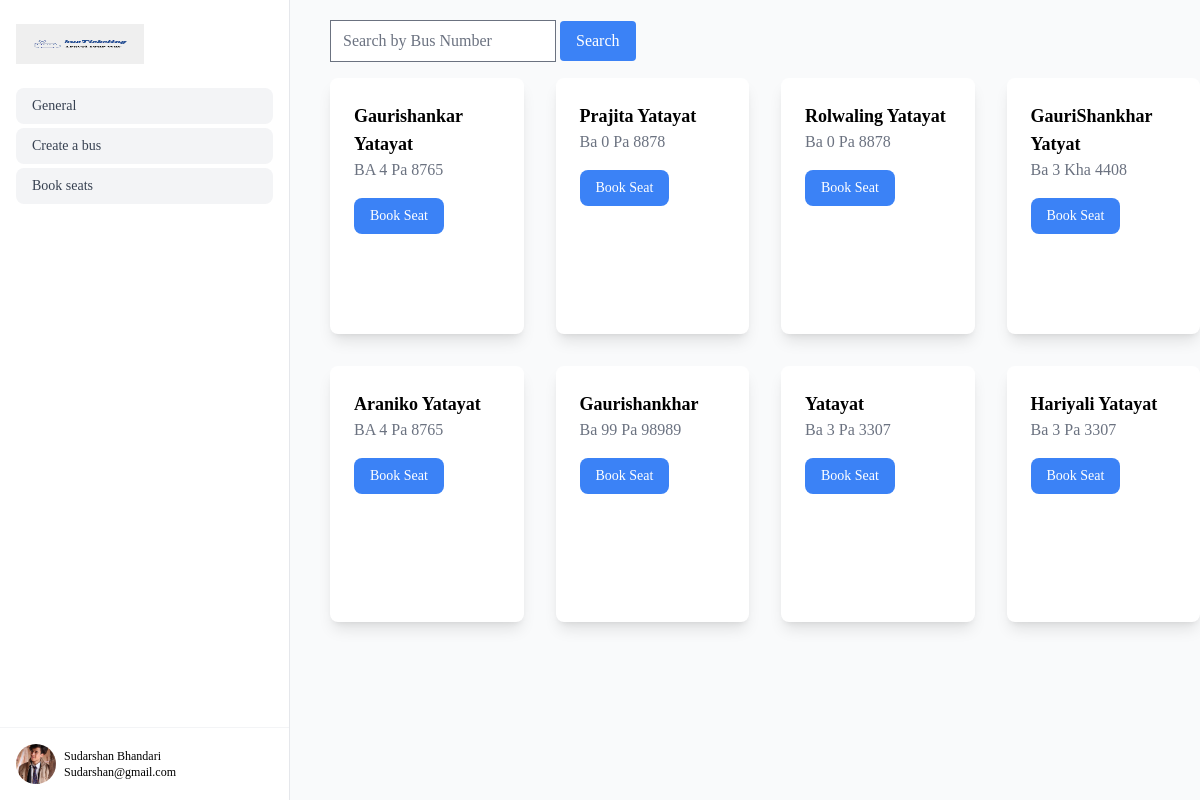
The page /seatbook/ on the database its author committed.
### Bus/models.py (models this page shows, shortened)
class Bus(models.Model):
    name = models.CharField(max_length=50)
    source = models.CharField(max_length=100)
    destination = models.CharField(max_length=100)
    travel_dates = models.DateField(_("Travel Dates"), auto_now=False, auto_now_add=False)
    features = models.TextField()
    image = models.ImageField(upload_to='')
    bus_number = models.CharField(max_length=50)
    price = models.DecimalField(max_digits=8, decimal_places=2)
    departure_time = models.TimeField()
    pickup_location = models.CharField(max_length=100)
    drop_location = models.CharField(max_length=100)
    operator_details = models.CharField(max_length=100)

### adminPage/views.py (the view)
# urls.py: path('seatbook/', views.seatBook, name='seatBook'),
def seatBook(request):
    busses = Bus.objects.all()
    if request.method == 'POST':
        selected_seats = request.POST.getlist('selected_seats')
    search_query = request.GET.get('bus_number')
    if search_query:
        busses = busses.filter(bus_number__icontains=search_query)
    return render(request, 'seatbook.html', {'busses': busses})

### adminPage/templates/seatbook.html
{% extends 'base_side.html' %}
{% block maincontent %}
<form method="GET" action="{% url 'adminPage:seatBook' %}">
  <input type="text" name="bus_number" placeholder="Search by Bus Number" class="mt-5">
  <button type="submit" class="px-4 py-2 bg-blue-500 text-white rounded hover:bg-blue-600">Search</button>
</form>
<div class="flex flex-wrap -mx-4">
  {% for bus in busses %}
  <div class="w-full sm:w-1/2 md:w-1/3 lg:w-1/4 xl:w-1/4 px-4 py-4">
    <div class="bg-white rounded-lg shadow-lg p-6 h-64">
      <h3 class="text-lg font-semibold">{{ bus.name }}</h3>
      <p class="text-gray-500">{{ bus.bus_number }}</p>
      <a href="{% url 'adminPage:bookSeat' pk=bus.pk %}">
        <button class="bg-blue-500 hover:bg-blue-600 text-white rounded-lg px-4 py-2 mt-4 text-sm font-medium">
          Book Seat
        </button>
      </a>
    </div>
  </div>
  {% endfor %}
</div>
{% endblock maincontent %}

### theme/templates/base_side.html
{% extends 'base.html' %}
{% block content %}
  <div class="flex">
    <div class="w-1/4">
      {% include 'sidebar.html' %}
    </div>
    <div class="w-3/4 ml-10">
      {% block maincontent %}
      {% endblock maincontent %}
    </div>
  </div>
{% endblock content %}

### theme/templates/base.html (shortened to what this page needs)
{% load static tailwind_tags %}
<!DOCTYPE html>
<html lang="en">
  <head>
    {% tailwind_css %}
  </head>
  <body class="bg-gray-50 font-serif leading-normal tracking-normal">
    {%block content%} {% endblock %}
  </body>
</html>

### theme/templates/sidebar.html
{% load static %}
<div class="flex h-screen flex-col justify-between border-e bg-white">
  <div class="px-4 py-6">
    <a href="/adminpage"
    class="grid h-10 w-32 place-content-center rounded-lg bg-gray-100 text-xs text-gray-600"
    >
    <img
    class="h-10 w-32"
    viewBox="0 0 118 24"
    fill="none"
    src="{% static 'logo.png' %}"
  >
    </a>
    <ul class="mt-6 space-y-1">
      <li>
        <a
          href="/adminpage"
          class="block rounded-lg bg-gray-100 px-4 py-2 text-sm font-medium text-gray-700"
        >
          General
        </a>
      </li>
      <li>
        <a
          href="{% url 'adminPage:createbus' %}"
          class="block rounded-lg bg-gray-100 px-4 py-2 text-sm font-medium text-gray-700"
        >
          Create a bus
        </a>
      </li>
      <li>
        <a
          href="{% url 'adminPage:seatBook' %}"
          class="block rounded-lg bg-gray-100 px-4 py-2 text-sm font-medium text-gray-700"
        >
          Book seats
        </a>
      </li>
    </ul>
  </div>
  <div class="sticky inset-x-0 bottom-0 border-t border-gray-100">
    <a href="#" class="flex items-center gap-2 bg-white p-4 hover:bg-gray-50">
      <img
        alt="Man"
        src="{% static 'pp.jpg' %}"
        class="h-10 w-10 rounded-full object-cover"
      />
      <div>
        <p class="text-xs">
          <strong class="block font-medium">Sudarshan Bhandari</strong>
          <span> Sudarshan@gmail.com</span>
        </p>
      </div>
    </a>
  </div>
</div>

### rows shown on the page
Bus: name "Gaurishankar Yatayat", bus_number "BA 4 Pa 8765"
Bus: name "Prajita Yatayat", bus_number "Ba 0 Pa 8878"
Bus: name "Rolwaling Yatayat", bus_number "Ba 0 Pa 8878"
Bus: name "GauriShankhar Yatyat", bus_number "Ba 3 Kha 4408"
Bus: name "Araniko Yatayat", bus_number "BA 4 Pa 8765"
Bus: name "Gaurishankhar", bus_number "Ba 99 Pa 98989"
Bus: name "Yatayat", bus_number "Ba 3 Pa 3307"
Bus: name "Hariyali Yatayat", bus_number "Ba 3 Pa 3307"
